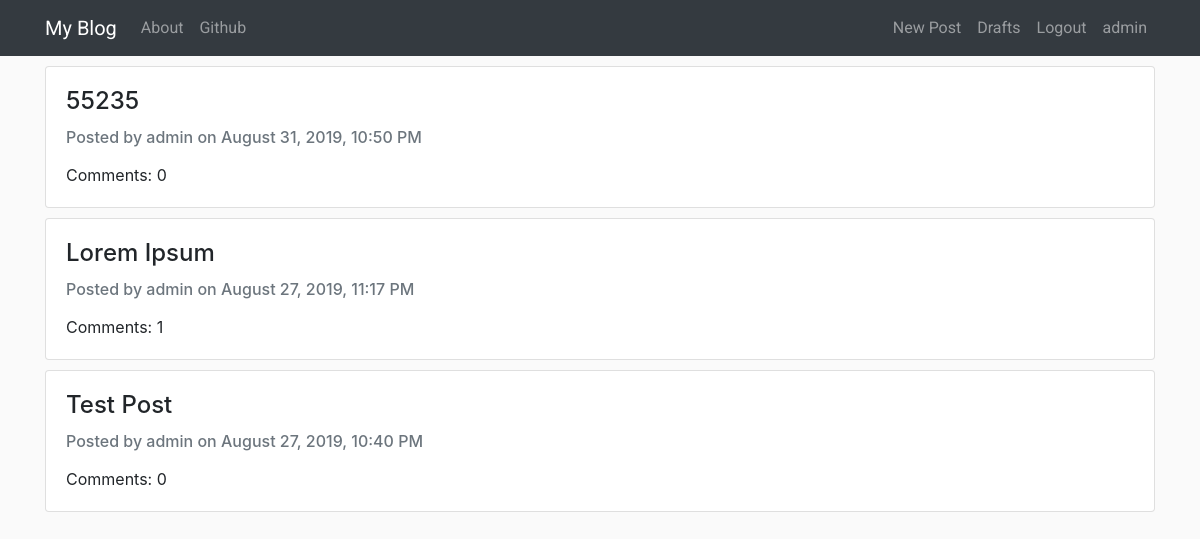
The app's page / (signed in) with its own data.
### blog/models.py (models this page shows, shortened)
class Post(models.Model):
    author = models.ForeignKey(User, on_delete = models.CASCADE)
    title = models.CharField(max_length = 200)
    text = models.TextField()
    create_date = models.DateTimeField(default = timezone.now)
    published_date = models.DateTimeField(blank = True, null = True)
    def approve_comments(self):
        return self.comments.filter(approved_comment = True)

### blog/views.py (the view)
# urls.py: path('', views.PostListView.as_view(), name = 'post_list'),
class PostListView(ListView):
    model = Post
    def get_queryset(self):
        return Post.objects.filter(published_date__lte = timezone.now()).order_by('-published_date')

### blog/templates/blog/post_list.html
{% extends 'blog/base.html' %}
{% block content %}
<div class="centerstage">
    {% for post in post_list %}
        <a class="custom-card" href="{% url 'post_detail' pk=post.pk %}">
            <div class="card post">
                <div class="card-body">
                    <h4 class="card-title">{{ post.title }}</h4>
                    <h6 class="class-subtitle mb-2 text-muted">
                        <p>Posted by {{ post.author }} on {{ post.published_date|date:"F d, Y, f A " }}</p>
                    </h6>
                    Comments: {{ post.approve_comments.count }}
                </div>
            </div>
        </a>
    {% empty %}
        <p>There's nothing in here..</p>
    {% endfor %}
</div>
{% endblock %}

### blog/templates/blog/base.html (shortened to what this page needs)
<!DOCTYPE html>
{% load staticfiles %}
<html lang="en">
<head>
    <link rel="stylesheet" href="https://stackpath.bootstrapcdn.com/bootstrap/4.3.1/css/bootstrap.min.css">
    <link href="https://cdnjs.cloudflare.com/ajax/libs/summernote/0.8.12/summernote-bs4.css" rel="stylesheet">
    <link rel="stylesheet" href="{% static 'css/blog.css' %}">
</head>
<body>
    <nav class="navbar navbar-expand-lg navbar-dark bg-dark techfont">
        <div class="container">
            <a class="navbar-brand" href="{% url 'post_list' %}">My Blog</a>
            <div class="collapse navbar-collapse" id="navbarNav">
                <ul class="navbar-nav">
                    <li class="nav-item">
                        <a class="nav-link" href="{% url 'about' %}">About</a>
                    </li>
                    <li class="nav-item">
                        <a class="nav-link" href="https://github.com/kennethalberto/blog-project">Github</a>
                    </li>
                </ul>
                <div class="navbar-collapse collapse w-100 order-3 dual-collapse2">
                    <ul class="navbar-nav ml-auto">
                        {% if user.is_authenticated %}
                            <li class="nav-item">
                                <a class="nav-link" href="{% url 'post_new' %}">New Post</a>
                            </li>
                            <li class="nav-item">
                                <a class="nav-link" href="{% url 'post_draft_list' %}">Drafts</a>
                            </li>
                            <li class="nav-item">
                                <a class="nav-link" href="{% url 'logout' %}">Logout</a>
                            </li>
                            <li class="nav-item">
                                <a class="nav-link">{{ user.username }}</a>
                            </li>
                        {% endif %}
                    </ul>
                </div>
            </div>
        </div>
    </nav>
    <div class="content container">
        <div class="row">
            <div class="col-md-12">
                <div class="blog_posts">
                    {% block content%}
                    {% endblock %}
                </div>
            </div>
        </div>
    </div>
</body>
</html>

### blog/static/css/blog.css (style rules this page uses)
body { background: #FAFAFA; }
.techfont { font-family: 'Roboto', sans-serif; margin-bottom: 10px; }
.centerstage { margin-left: auto; margin-right: auto; }
.post { margin-bottom: 10px; }
a.custom-card, a.custom-card:hover { color: inherit; text-decoration: none; }

### records on screen
Post: title "55235", author "admin", published_date "August 31, 2019, 10:50 PM", approve_comments.count "0"
Post: title "Lorem Ipsum", author "admin", published_date "August 27, 2019, 11:17 PM", approve_comments.count "1"
Post: title "Test Post", author "admin", published_date "August 27, 2019, 10:40 PM", approve_comments.count "0"

### other values on screen
{{ user.username }} "admin"
